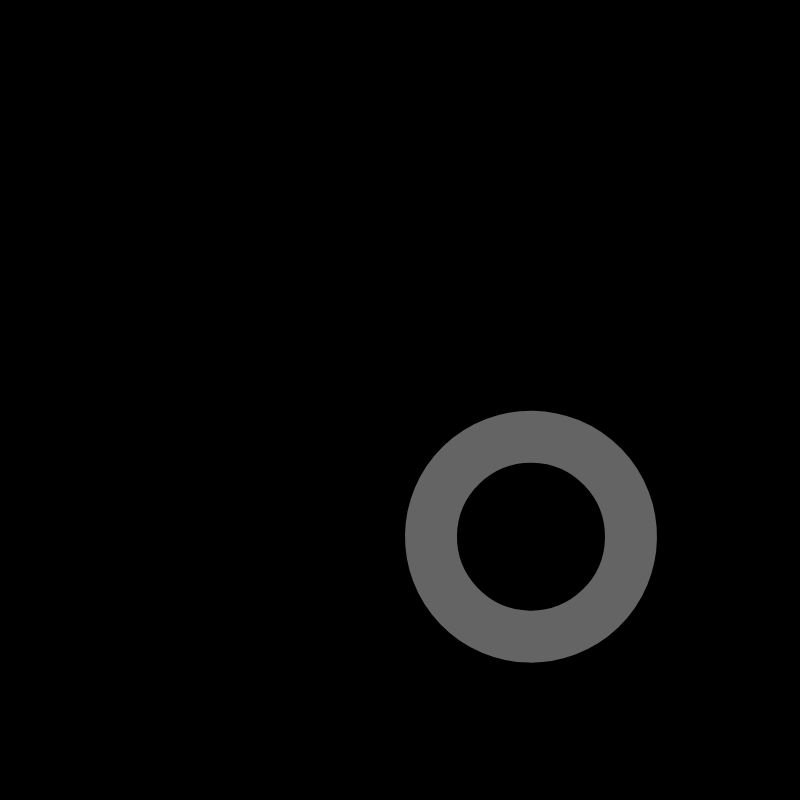
Frame 1 (no input)
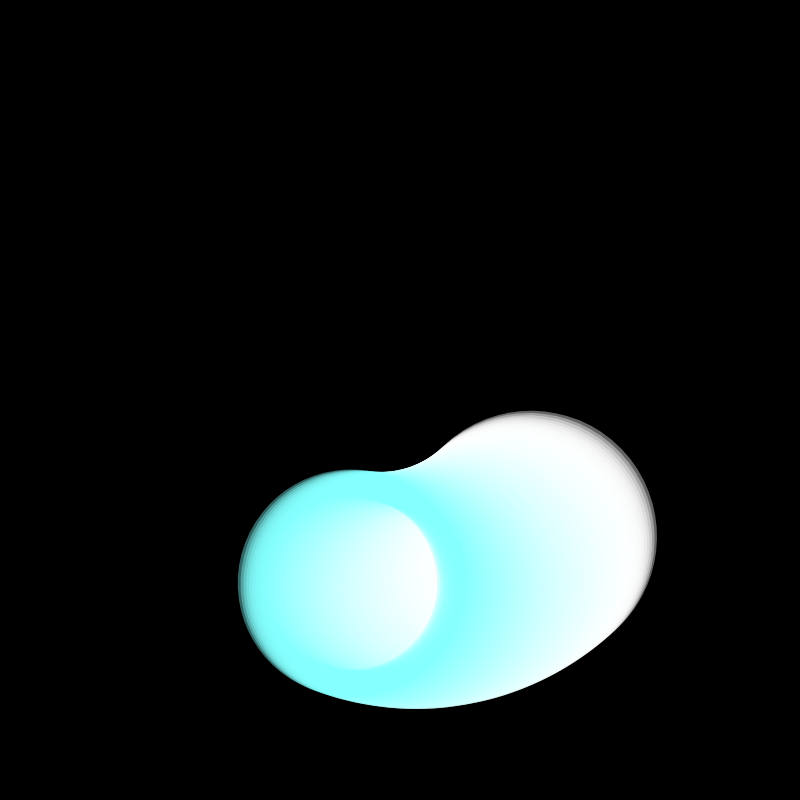
Frame 60 (no input)
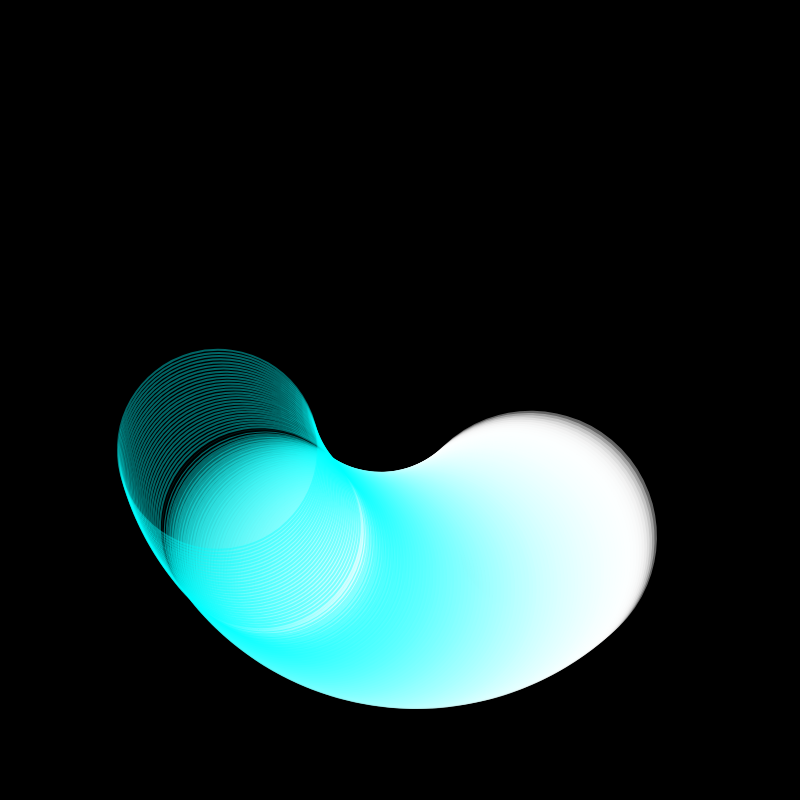
Frame 120 (the mouse pressed at the canvas centre since frame 60)

The p5.js sketch that drew these frames (run headless with seeded random() and noise() and a simulated clock; from frame 60 on, the mouse is pressed at the canvas centre):

// p5.js sketch
// ── sketch.js

function setup() {
    
	createCanvas(800, 800);
	angleMode(DEGREES);

	background(0);
	noFill();
	strokeWeight(2);
    
}


function draw() {

	translate(width/2, height/2);
	rotate(frameCount);

	var r1 = sin(frameCount);
	var r2 = cos(frameCount);


	if (frameCount/360 <= 1) {

		push();

			strokeWeight(2 + r2*50);
			stroke(255 * r2, 255, 255, 100);

			translate(width/6 + r1, height/6 + r2);
			// ellipse(0, 0, 200, random(200));
			ellipse(0, 0, 200, 200);
		pop();

	} else if (frameCount/360 <= 2) {

		push();

			strokeWeight(2 + r2*50);
			stroke(255 * r2, 255, 255, 100);

			translate(width/9 + r1, height/8 + r2);
			// ellipse(0, 0, 200, random(200));
			ellipse(0, 0, 200, 200);
		pop();



	}
}
